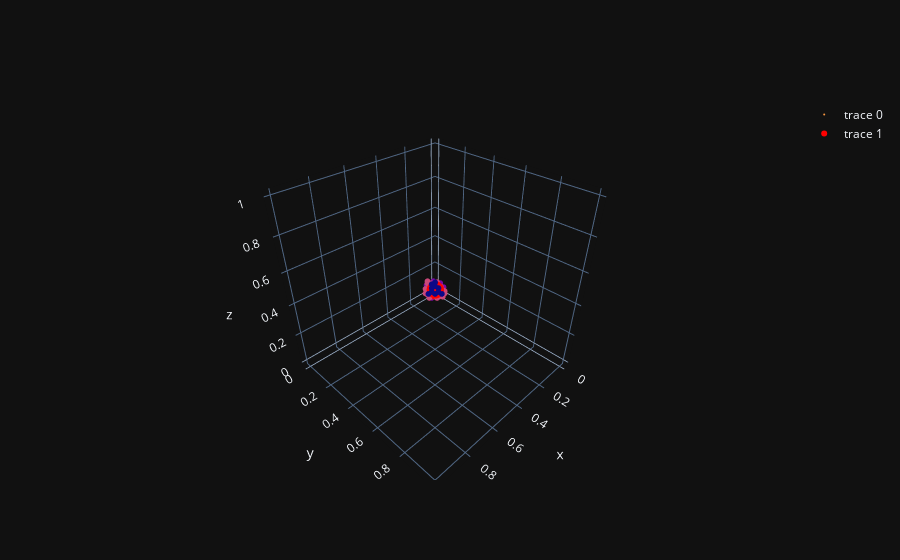

Write notebook code for a chart like this one.
### Code cell
import plotly.graph_objects as go

dfff = pd.DataFrame(ss)

fig = go.Figure(data=[
    go.Scatter3d(
        x=dfff[0], y=dfff[1], z=dfff[2], mode='markers', marker=dict(size=2, color=kmeans.labels_)
    ),

    go.Scatter3d(
        x=df_cluster_centers[0],
        y=df_cluster_centers[1],
        z=df_cluster_centers[2],
        mode='markers',
        marker=dict(size=6, color='RED')
    )
])
fig.show()

### Figure 1 — Plotly figure (JSON) as saved in the notebook; plotly's stock layout.template omitted (floating-point values rounded to 4 significant figures; data arrays with more than 128 entries replaced by an {"elided": "..."} marker saying what was removed)
{"data": [{"marker": {"color": {"elided": "500 int values"}, "size": 2}, "mode": "markers", "x": {"elided": "500 float values"}, "y": {"elided": "500 float values"}, "z": {"elided": "500 float values"}, "type": "scatter3d"}, {"marker": {"color": "RED", "size": 6}, "mode": "markers", "x": [0.9727, 0.1565, 0.3533, 0.02045, 0.1139], "y": [0.973, 0.1467, 0.3489, 0.02212, 0.1124], "z": [0.9741, 0.151, 0.3474, 0.02197, 0.1154], "type": "scatter3d"}], "layout": {}}
